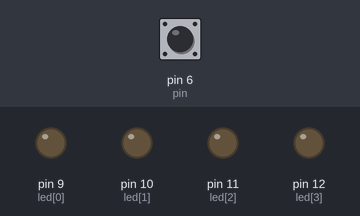
This sketch was run on a simulated Arduino Uno, built with avr-gcc and run on an emulated ATmega328P. On the bench: output pins drawn as LEDs (lit = HIGH). The test bench sets the inputs (shaded band); at power-on: pin 6 (pin) HIGH.

Above: at 1.2 s.
1.3 s: pin 6 (pin) pulled LOW for 0.15 s
At 2.0 s:
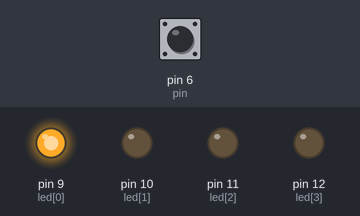
At 2.8 s:
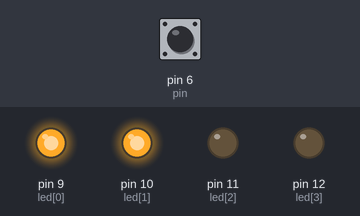
Timing chart, 0 to 9.8 s (numbered marks = the images above; inputs shaded):
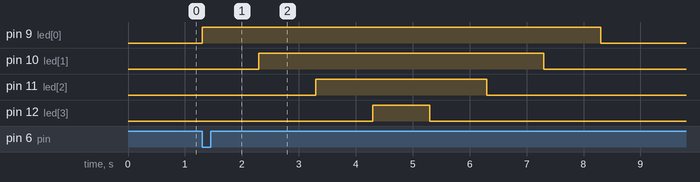

The sketch:

Nut_tang_roi_giam.ino
```cpp
int led[] = {9, 10, 11, 12};
int pin = 6;  // Chân nút nhấn
int value;  // Biến đọc nút nhấn
int dem;    // Biến trạng thái LED

void setup() {
  for (int i = 0; i < 4; i++) {
    pinMode(led[i], OUTPUT);
  }

  pinMode(pin, INPUT_PULLUP); // Sử dụng PULLUP để tránh nhiễu
}

void loop() {
  value = digitalRead(pin); // Đọc trạng thái nút nhấn

  while (value == LOW) { // Nếu nhấn nút
    dem = HIGH;

    for (int i = 0; i < 4; i++) {
      digitalWrite(led[i], dem);
      delay(1000);
    }

    dem = LOW;
    for (int i = 3; i >= 0; i--) {
      digitalWrite(led[i], dem);
      delay(1000);
    }

    value = digitalRead(pin); // Cập nhật lại trạng thái nút
  }
}
```

Measured:
- after the input at 1.3 s, pin 9 (led[0]): LOW → HIGH at once, → LOW 7.0 s later; pin 10 (led[1]): LOW → HIGH after 1.0 s, → LOW 5.0 s later; pin 11 (led[2]): LOW → HIGH after 2.0 s, → LOW 3.0 s later; pin 12 (led[3]): LOW → HIGH after 3.0 s, → LOW 1.0 s later
